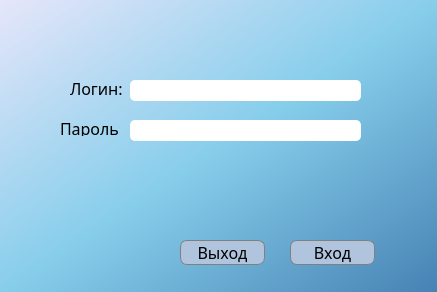
<?xml version="1.0" encoding="UTF-8"?>
<ui version="4.0">
 <class>Dialog</class>
 <widget class="QDialog" name="Dialog">
  <property name="geometry">
   <rect>
    <x>0</x>
    <y>0</y>
    <width>437</width>
    <height>292</height>
   </rect>
  </property>
  <property name="minimumSize">
   <size>
    <width>437</width>
    <height>292</height>
   </size>
  </property>
  <property name="maximumSize">
   <size>
    <width>437</width>
    <height>292</height>
   </size>
  </property>
  <property name="font">
   <font>
    <family>Avenir Next</family>
    <pointsize>16</pointsize>
    <weight>50</weight>
    <bold>false</bold>
   </font>
  </property>
  <property name="windowTitle">
   <string>Авторизация в систему</string>
  </property>
  <property name="styleSheet">
   <string notr="true">#Dialog {
background: qlineargradient(x1:0, y1:0, x2:1, y2:1, stop:0 rgba(230, 230, 250, 255), stop:0.5 rgba(135, 206, 235, 255), stop:1 rgba(70, 130, 180, 255));
}</string>
  </property>
  <property name="sizeGripEnabled">
   <bool>false</bool>
  </property>
  <widget class="QPushButton" name="pushButton">
   <property name="geometry">
    <rect>
     <x>290</x>
     <y>240</y>
     <width>85</width>
     <height>25</height>
    </rect>
   </property>
   <property name="font">
    <font>
     <family>Avenir Next</family>
     <pointsize>16</pointsize>
    </font>
   </property>
   <property name="styleSheet">
    <string notr="true">#pushButton {
background-color: #b0c4de;
border-radius:7%;
border: 1px solid grey;
font-family: Avenir Next;
font-size: 16px;
}</string>
   </property>
   <property name="text">
    <string>Вход</string>
   </property>
   <property name="default">
    <bool>false</bool>
   </property>
   <property name="flat">
    <bool>false</bool>
   </property>
  </widget>
  <widget class="QPushButton" name="pushButton_2">
   <property name="geometry">
    <rect>
     <x>180</x>
     <y>240</y>
     <width>85</width>
     <height>25</height>
    </rect>
   </property>
   <property name="font">
    <font>
     <family>Avenir Next</family>
     <pointsize>16</pointsize>
    </font>
   </property>
   <property name="styleSheet">
    <string notr="true">#pushButton_2 {
background-color: #b0c4de;
border-radius:7%;
border: 1px solid grey;
font-family: Avenir Next;
font-size: 16px;
}</string>
   </property>
   <property name="text">
    <string>Выход</string>
   </property>
  </widget>
  <widget class="QLabel" name="label">
   <property name="geometry">
    <rect>
     <x>70</x>
     <y>80</y>
     <width>60</width>
     <height>16</height>
    </rect>
   </property>
   <property name="font">
    <font>
     <family>Avenir Next</family>
     <pointsize>16</pointsize>
    </font>
   </property>
   <property name="styleSheet">
    <string notr="true">#label {
font-family: Avenir Next;
font-size: 16px;
}</string>
   </property>
   <property name="text">
    <string>Логин:</string>
   </property>
  </widget>
  <widget class="QLabel" name="label_2">
   <property name="geometry">
    <rect>
     <x>60</x>
     <y>120</y>
     <width>60</width>
     <height>16</height>
    </rect>
   </property>
   <property name="font">
    <font>
     <family>Avenir Next</family>
     <pointsize>16</pointsize>
    </font>
   </property>
   <property name="styleSheet">
    <string notr="true">#label_2 {
font-family: Avenir Next;
font-size: 16px;
}</string>
   </property>
   <property name="text">
    <string>Пароль:</string>
   </property>
  </widget>
  <widget class="QLineEdit" name="lineEdit">
   <property name="geometry">
    <rect>
     <x>130</x>
     <y>80</y>
     <width>231</width>
     <height>21</height>
    </rect>
   </property>
   <property name="styleSheet">
    <string notr="true">#lineEdit {
border-radius:5%;
}</string>
   </property>
  </widget>
  <widget class="QLineEdit" name="lineEdit_2">
   <property name="geometry">
    <rect>
     <x>130</x>
     <y>120</y>
     <width>231</width>
     <height>21</height>
    </rect>
   </property>
   <property name="styleSheet">
    <string notr="true">#lineEdit_2 {
border-radius:5%;
}</string>
   </property>
   <property name="echoMode">
    <enum>QLineEdit::Password</enum>
   </property>
  </widget>
 </widget>
 <resources/>
 <connections/>
</ui>
